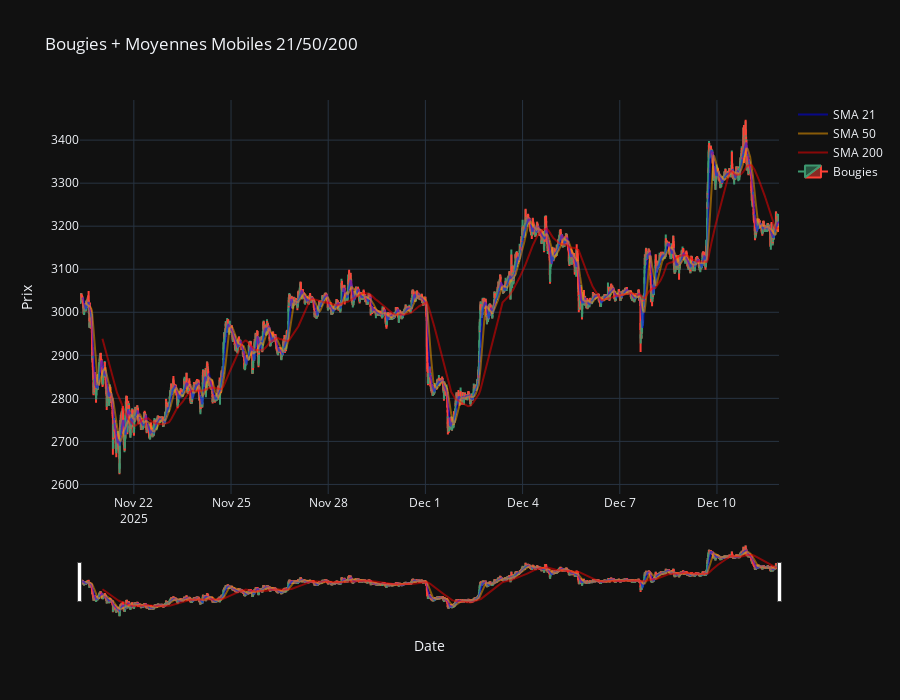

Notebook cell for this chart:
### Code cell
import plotly.graph_objects as go

# Calcul des moyennes mobiles
df['SMA_21'] = df['Close'].rolling(window=21).mean()
df['SMA_50'] = df['Close'].rolling(window=50).mean()
df['SMA_200'] = df['Close'].rolling(window=200).mean()

fig = go.Figure()

# Ajout des moyennes mobiles d'abord (elles seront derrière)
fig.add_trace(go.Scatter(
    x=df.index, y=df['SMA_21'],
    mode='lines', name='SMA 21', line=dict(color='blue'), opacity=0.5
))
fig.add_trace(go.Scatter(
    x=df.index, y=df['SMA_50'],
    mode='lines', name='SMA 50', line=dict(color='orange'), opacity=0.5
))
fig.add_trace(go.Scatter(
    x=df.index, y=df['SMA_200'],
    mode='lines', name='SMA 200', line=dict(color='red'), opacity=0.5
))

# Ajout des bougies (elles seront au premier plan)
fig.add_trace(go.Candlestick(
    x=df.index,
    open=df['Open'],
    high=df['High'],
    low=df['Low'],
    close=df['Close'],
    name='Bougies'
))

fig.update_layout(
    template='plotly_dark',
    yaxis=dict(fixedrange=False),
    xaxis=dict(fixedrange=False),
    title="Bougies + Moyennes Mobiles 21/50/200",
    xaxis_title="Date",
    yaxis_title="Prix",
    hovermode="x unified",
    height=700
)

fig.show()

### Figure 1 — Plotly figure (JSON) as saved in the notebook; plotly's stock layout.template omitted (floating-point values rounded to 4 significant figures; data arrays with more than 128 entries replaced by an {"elided": "..."} marker saying what was removed)
{"data": [{"line": {"color": "blue"}, "mode": "lines", "name": "SMA 21", "opacity": 0.5, "type": "scatter", "x": {"elided": "6214 str values"}, "y": {"elided": "6214 float values"}}, {"line": {"color": "orange"}, "mode": "lines", "name": "SMA 50", "opacity": 0.5, "type": "scatter", "x": {"elided": "6214 str values"}, "y": {"elided": "6214 float values"}}, {"line": {"color": "red"}, "mode": "lines", "name": "SMA 200", "opacity": 0.5, "type": "scatter", "x": {"elided": "6214 str values"}, "y": {"elided": "6214 float values"}}, {"close": {"elided": "6214 float values"}, "high": {"elided": "6214 float values"}, "low": {"elided": "6214 float values"}, "name": "Bougies", "open": {"elided": "6214 float values"}, "type": "candlestick", "x": {"elided": "6214 str values"}}], "layout": {"height": 700, "hovermode": "x unified", "title": {"text": "Bougies + Moyennes Mobiles 21/50/200"}, "xaxis": {"fixedrange": false, "title": {"text": "Date"}}, "yaxis": {"fixedrange": false, "title": {"text": "Prix"}}}}
